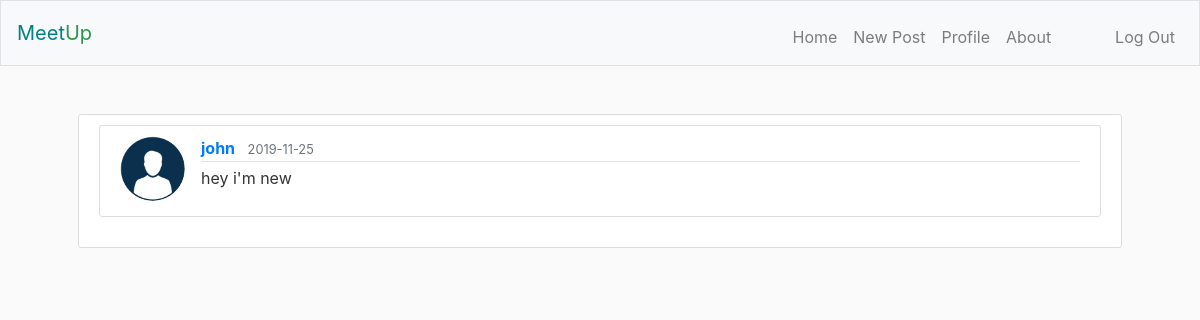
The page /posts/17 (signed in) on the database its author committed.
### meetup/models.py (models this page shows, shortened)
class User(db.Model, UserMixin):
    id = db.Column(db.Integer, primary_key=True)
    username = db.Column(db.String(20), unique=True, nullable=False)
    email = db.Column(db.String(255), unique=True, nullable=False)
    image_file = db.Column(db.String(20), nullable=False, default='no-img.png')
    password = db.Column(db.String(60), nullable=False)
    posts = db.relationship('Post', backref='owner', lazy=True)

class Post(db.Model):
    id = db.Column(db.Integer, primary_key=True)
    message = db.Column(db.Text, nullable=False)
    posted_at = db.Column(db.DateTime, default=datetime.utcnow)
    owner_id = db.Column(db.Integer, db.ForeignKey('user.id'), nullable=False)

### meetup/posts/routes.py (the view)
@posts.route('/posts/<int:post_id>')
def post(post_id):
    post = Post.query.get_or_404(post_id)
    return render_template('post.html', post=post)

### meetup/models.py (called while the page is built)
@login_manager.user_loader
def load_user(user_id):
    return User.query.get(int(user_id))

### meetup/templates/post.html (shortened to what this page needs)
{% extends "layout.html" %}
{% block main %}
    {% if current_user.is_authenticated %}
        <article class="media content-section">
            <img class="rounded-circle article-img" src="{{ url_for('static', filename='profile-imgs/' + post.owner.image_file) }}" />
        <div class="media-body">
            <div class="article-metadata">
                <a class="mr-2" href="{{ url_for('users.user_posts', username=post.owner.username, page=page_num) }}"><strong>{{ post.owner.username }}</strong></a>
                <small class="text-muted">{{ post.posted_at.strftime('%Y-%m-%d') }}</small>
            </div>
            <p class="article-content">{{ post.message }}</p>
        </div>
        </article>
    {% endif %}
{% endblock %}

### meetup/static/styles.css (style rules this page uses)
body { background: #fafafa; color: #333333; }
.article-content { white-space: pre-line; }
.article-img { height: 65px; width: 65px; margin-right: 16px; }
.article-metadata { padding-bottom: 1px; margin-bottom: 4px; border-bottom: 1px solid #e3e3e3 }
.content-section { background: #ffffff; padding: 10px 20px; border: 1px solid #dddddd; border-radius: 3px; margin-bottom: 20px; }

### rows shown on the page
User: image_file (placeholder picture), owner.username "john"
Post: posted_at "2019-11-25", message "hey i'm new"
